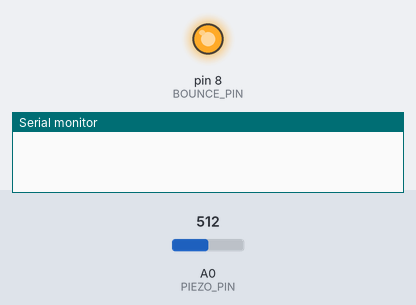
The sketch below on a simulated Arduino Uno, built with avr-gcc and run on an emulated ATmega328P. On the bench: output pins drawn as LEDs (lit = HIGH), the last lines printed to the serial monitor. Dashed ring = blinking. Inputs (shaded band) come from the test bench; at power-on: A0 (PIEZO_PIN) = 512.

Above: at 1.2 s.
1.3 s: A0 (PIEZO_PIN) set to 807
2.8 s: A0 (PIEZO_PIN) set to 834
At 5.6 s:
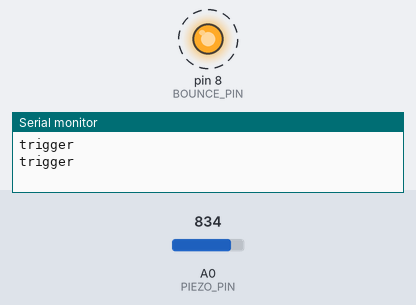
5.8 s: A0 (PIEZO_PIN) set to 716
At 6.6 s:
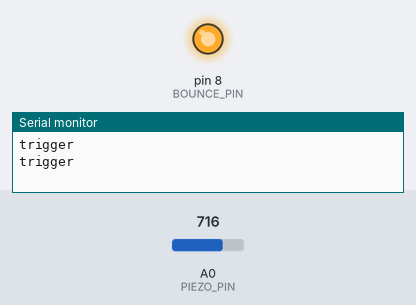
7.3 s: A0 (PIEZO_PIN) set to 900
At 7.7 s:
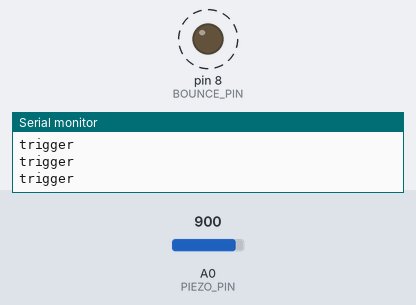
Timing chart, 0 to 11.3 s (numbered marks = the images above; inputs shaded):
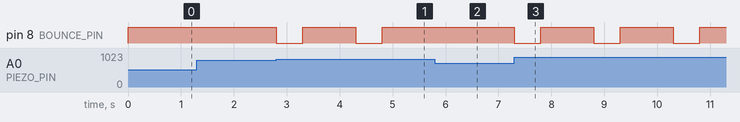

Measured:
- the behaviour switches between 818 and 819 on A0 (PIEZO_PIN) (found by bisection; images 0 and 1)
- after the input at 1.3 s, every drawn part: stays the same
- after the input at 2.8 s, pin 8 (BOUNCE_PIN): alternates HIGH for 1.0 s and LOW for 0.50 s, starting at once
- after the input at 5.8 s, pin 8 (BOUNCE_PIN): stays HIGH (without the input it goes to LOW after 0.00 s)
- after the input at 7.3 s, pin 8 (BOUNCE_PIN): alternates HIGH for 1.0 s and LOW for 0.50 s, starting at once

The sketch:

17_test_vibration_sound_trigger.ino
```cpp
const int PIEZO_PIN = A0; // Piezo output
const int BOUNCE_PIN = 8; //Sound pin
const float VIBRATION_THRESHOLD = 4.0;
bool isTriggered = false;

void setup()
{
  Serial.begin(9600);
  pinMode(BOUNCE_PIN, OUTPUT);
  digitalWrite(BOUNCE_PIN, HIGH);
}

void loop()
{
  // Read Piezo ADC value in, and convert it to a voltage
  int piezoADC = analogRead(PIEZO_PIN);
  float piezoV = piezoADC / 1023.0 * 5.0;
  if (piezoV > VIBRATION_THRESHOLD){
    if (!isTriggered){
      Serial.println("trigger");
      isTriggered = true;
      digitalWrite(BOUNCE_PIN, LOW);
      delay(500);
      digitalWrite(BOUNCE_PIN, HIGH);
      isTriggered = false;
      delay(1000);
    }

  }
}
```
